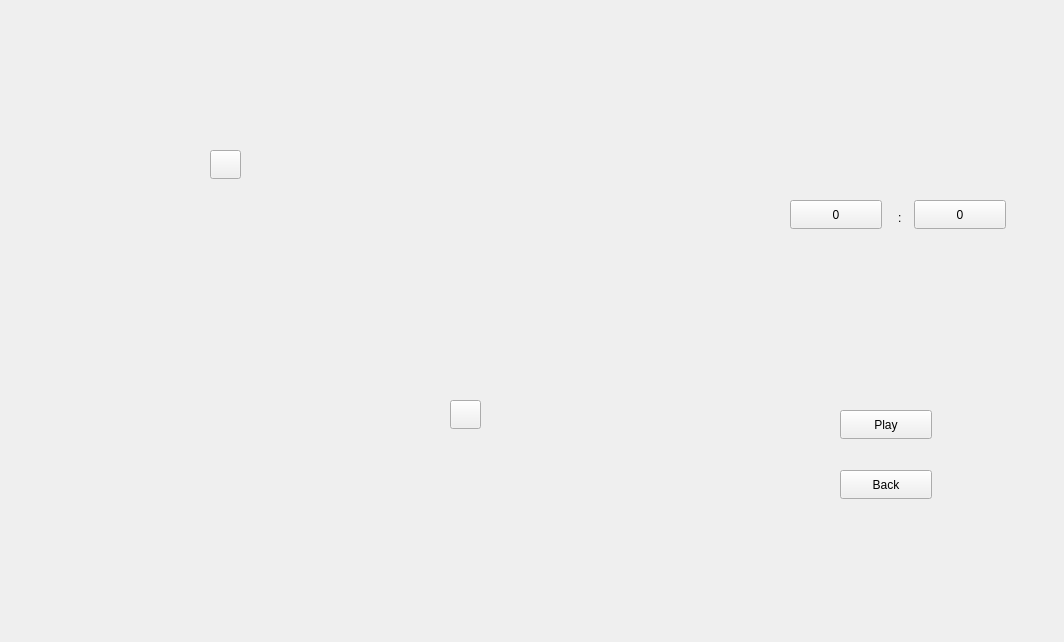
<?xml version="1.0" encoding="UTF-8"?>
<ui version="4.0">
 <class>MazeMedium</class>
 <widget class="QWidget" name="MazeMedium">
  <property name="geometry">
   <rect>
    <x>0</x>
    <y>0</y>
    <width>1064</width>
    <height>642</height>
   </rect>
  </property>
  <property name="windowTitle">
   <string>Form</string>
  </property>
  <widget class="QPushButton" name="Play">
   <property name="geometry">
    <rect>
     <x>840</x>
     <y>410</y>
     <width>92</width>
     <height>29</height>
    </rect>
   </property>
   <property name="focusPolicy">
    <enum>Qt::NoFocus</enum>
   </property>
   <property name="text">
    <string>Play</string>
   </property>
  </widget>
  <widget class="QLabel" name="label">
   <property name="geometry">
    <rect>
     <x>898</x>
     <y>208</y>
     <width>16</width>
     <height>20</height>
    </rect>
   </property>
   <property name="text">
    <string>:</string>
   </property>
  </widget>
  <widget class="QPushButton" name="mSec">
   <property name="geometry">
    <rect>
     <x>914</x>
     <y>200</y>
     <width>92</width>
     <height>29</height>
    </rect>
   </property>
   <property name="focusPolicy">
    <enum>Qt::NoFocus</enum>
   </property>
   <property name="text">
    <string>0</string>
   </property>
  </widget>
  <widget class="QPushButton" name="Back">
   <property name="geometry">
    <rect>
     <x>840</x>
     <y>470</y>
     <width>92</width>
     <height>29</height>
    </rect>
   </property>
   <property name="focusPolicy">
    <enum>Qt::NoFocus</enum>
   </property>
   <property name="text">
    <string>Back</string>
   </property>
  </widget>
  <widget class="QPushButton" name="Sec">
   <property name="geometry">
    <rect>
     <x>790</x>
     <y>200</y>
     <width>92</width>
     <height>29</height>
    </rect>
   </property>
   <property name="focusPolicy">
    <enum>Qt::NoFocus</enum>
   </property>
   <property name="text">
    <string>0</string>
   </property>
  </widget>
  <widget class="QLabel" name="Outcome">
   <property name="geometry">
    <rect>
     <x>860</x>
     <y>270</y>
     <width>121</width>
     <height>101</height>
    </rect>
   </property>
   <property name="styleSheet">
    <string notr="true">color:rgb(255, 0, 0);
font: 36pt &quot;Microsoft YaHei UI&quot;;</string>
   </property>
   <property name="text">
    <string/>
   </property>
  </widget>
  <widget class="QPushButton" name="man">
   <property name="geometry">
    <rect>
     <x>210</x>
     <y>150</y>
     <width>31</width>
     <height>29</height>
    </rect>
   </property>
   <property name="styleSheet">
    <string notr="true">image: url(:/matcher.png);</string>
   </property>
   <property name="text">
    <string/>
   </property>
  </widget>
  <widget class="QPushButton" name="end">
   <property name="geometry">
    <rect>
     <x>450</x>
     <y>400</y>
     <width>31</width>
     <height>29</height>
    </rect>
   </property>
   <property name="focusPolicy">
    <enum>Qt::NoFocus</enum>
   </property>
   <property name="styleSheet">
    <string notr="true">image: url(:/destination.png);</string>
   </property>
   <property name="text">
    <string/>
   </property>
  </widget>
 </widget>
 <resources/>
 <connections/>
</ui>
